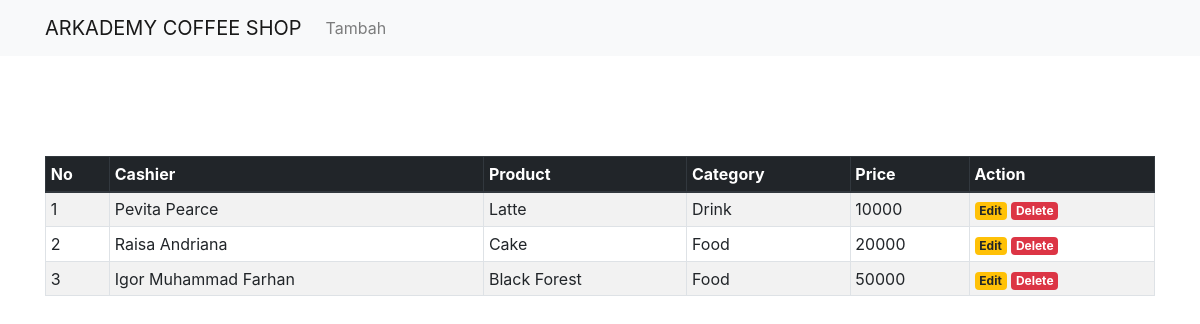
The page /6b/index.php on the database its author committed.
### tables this page shows
CREATE TABLE `product` (
  `id` int(11) NOT NULL,
  `name` varchar(64) NOT NULL,
  `price` int(11) NOT NULL,
  `id_category` tinyint(4) NOT NULL,
  `id_cashier` tinyint(4) NOT NULL
);

CREATE TABLE `cashier` (
  `id` int(11) NOT NULL,
  `name` varchar(64) NOT NULL
);

CREATE TABLE `category` (
  `id` int(11) NOT NULL,
  `name` varchar(8) NOT NULL
);

### 6b/index.php (the view, shortened to what this page needs)
<?php
include('config.php');
include('header.php');
?>
	<div class="container" style="margin-top:100px">
		<table class="table table-striped table-hover table-sm table-bordered">
			<thead class="thead-dark">
				<tr>
					<th>No</th>
					<th>Cashier</th>
					<th>Product</th>
					<th>Category</th>
					<th>Price</th>
					<th>Action</th>
				</tr>
			</thead>
			<tbody>
				<?php
				$queryShow = "SELECT product.id AS 'id', cashier.name AS 'Cashier', product.name AS 'Product', category.name AS 'Category', product.price AS 'Price' FROM product
				INNER JOIN cashier ON product.id_cashier = cashier.id INNER JOIN category ON product.id_category = category.id";
				$sql = mysqli_query($connection, $queryShow ) or die(mysqli_error($connection));
				if(mysqli_num_rows($sql) > 0){
					$no = 1;
					while($data = mysqli_fetch_assoc($sql)){
						echo '
						<tr>
							<td>'.$no.'</td>
							<td>'.$data['Cashier'].'</td>
							<td>'.$data['Product'].'</td>
							<td>'.$data['Category'].'</td>
							<td>'.$data['Price'].'</td>
							<td>
								<a href="edit.php?id='.$data['id'].'" class="badge badge-warning">Edit</a>
								<a href="delete.php?id='.$data['id'].'" class="badge badge-danger" onclick="return confirm(\'Yakin ingin menghapus data ini?\')">Delete</a>
							</td>
						</tr>
						';
						$no++;
					}
				}else{
					echo '
					<tr>
						<td colspan="6">No Data</td>
					</tr>
					';
				}
				?>
		</table>
	</div>
</body>
</html>

### 6b/header.php (shortened to what this page needs)
<!DOCTYPE html>
<html>
<head>
	<link rel="stylesheet" href="https://stackpath.bootstrapcdn.com/bootstrap/4.1.3/css/bootstrap.min.css">
</head>
<body>
	<nav class="navbar navbar-expand-lg navbar-light bg-light">
		<div class="container">
			<a class="navbar-brand" href="index.php">ARKADEMY COFFEE SHOP</a>
			<div class="collapse navbar-collapse" id="navbarSupportedContent">
				<ul class="navbar-nav mr-auto">
					<li class="nav-item">
						<a class="nav-link" href="add.php">Tambah</a>
					</li>
				</ul>
			</div>
		</div>
	</nav>

### rows shown on the page
product: id_cashier.name "Pevita Pearce", name "Latte", id_category.name "Drink", price "10000"
product: id_cashier.name "Raisa Andriana", name "Cake", id_category.name "Food", price "20000"
product: id_cashier.name "Igor Muhammad Farhan", name "Black Forest", id_category.name "Food", price "50000"
